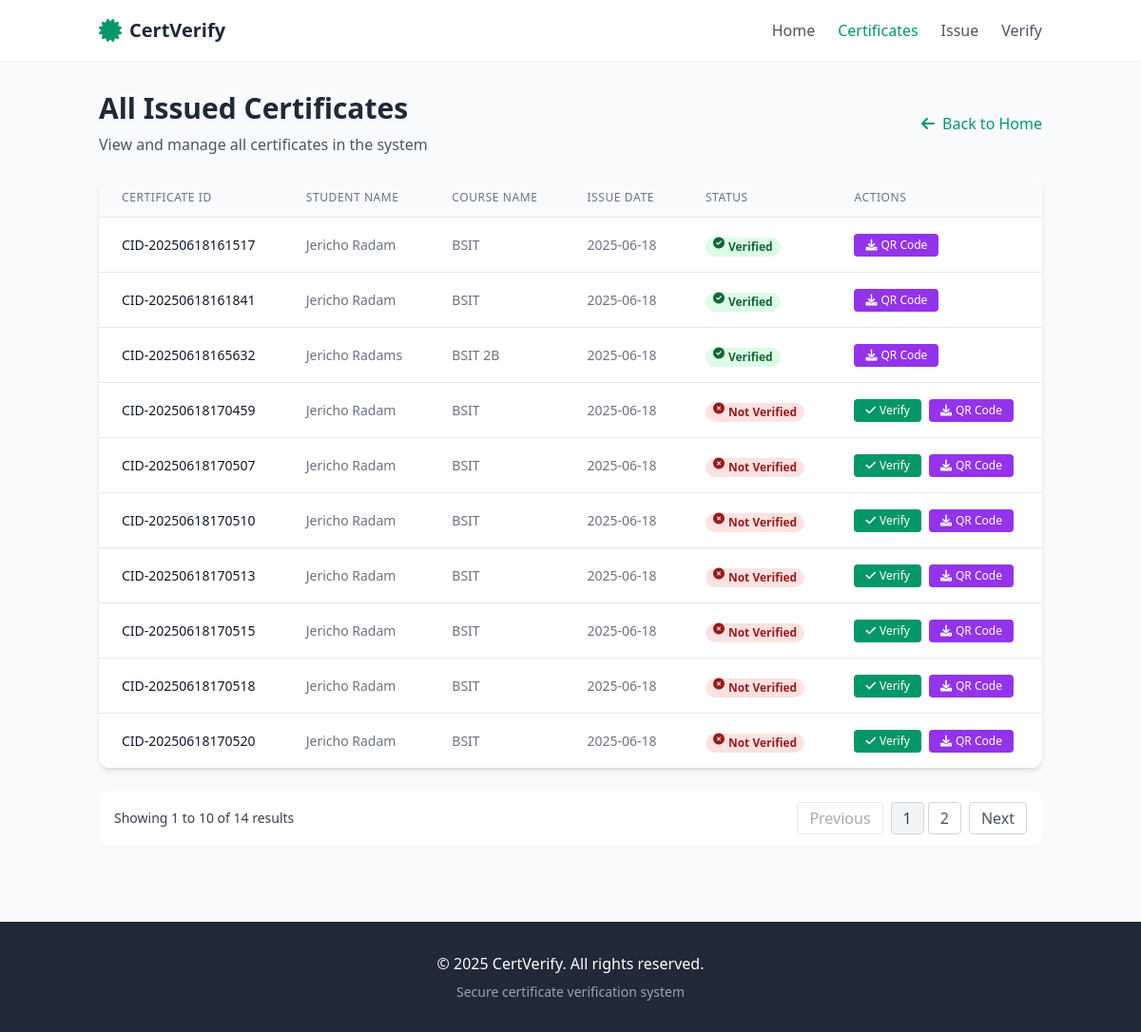
/certificates, run on the app's committed database.
### main.py (models this page shows, shortened)
class Certificate(db.Model):
    id = db.Column(db.Integer, primary_key=True)
    student_name = db.Column(db.String(100), nullable=False)
    course_name = db.Column(db.String(100), nullable=False)
    issue_date = db.Column(db.String(20), nullable=False)
    certificate_id = db.Column(db.String(50), unique=True, nullable=False)
    qr_code = db.Column(db.String(500), nullable=False)
    qr_filename = db.Column(db.String(100))
    is_verified = db.Column(db.Boolean, default=False)

### main.py (the view)
@app.route('/certificates')
def list_certificates():
    certificates = Certificate.query.order_by(Certificate.issue_date.desc()).all()
    return render_template('certificates_list.html', certificates=certificates)

### templates/certificates_list.html (shortened to what this page needs)
<!DOCTYPE html>
<html lang="en">
<head>
    <script src="https://cdn.tailwindcss.com"></script>
    <link href="https://cdnjs.cloudflare.com/ajax/libs/font-awesome/6.0.0-beta3/css/all.min.css" rel="stylesheet">
</head>
<body class="bg-gray-50 min-h-screen flex flex-col">
    <header class="bg-white shadow-sm sticky top-0 z-50">
        <div class="container mx-auto px-4 py-4">
            <div class="flex justify-between items-center">
                <div class="flex items-center space-x-2">
                    <i class="fas fa-certificate text-2xl text-emerald-600"></i>
                    <h1 class="text-xl font-bold text-gray-800">CertVerify</h1>
                </div>
                <nav class="hidden md:flex space-x-6">
                    <a href="{{ url_for('home') }}" class="text-gray-600 hover:text-emerald-600 transition">Home</a>
                    <a href="{{ url_for('list_certificates') }}" class="text-emerald-600 font-medium">Certificates</a>
                    <a href="{{ url_for('issue_certificate') }}" class="text-gray-600 hover:text-emerald-600 transition">Issue</a>
                    <a href="{{ url_for('check_certificate') }}" class="text-gray-600 hover:text-emerald-600 transition">Verify</a>
                </nav>
            </div>
        </div>
    </header>
  <main class="container mx-auto px-4 py-8 flex-grow">
        <div class="flex justify-between items-center mb-6">
            <div>
                <h1 class="text-3xl font-bold text-gray-800">All Issued Certificates</h1>
                <p class="text-gray-600 mt-2">View and manage all certificates in the system</p>
            </div>
            <a href="{{ url_for('home') }}" class="flex items-center text-emerald-600 hover:text-emerald-700 transition">
                <i class="fas fa-arrow-left mr-2"></i>
                Back to Home
            </a>
        </div>
        <div class="bg-white rounded-xl shadow-md overflow-hidden">
            <div class="overflow-x-auto">
                <table class="min-w-full divide-y divide-gray-200">
                    <thead class="bg-gray-50">
                        <tr>
                            <th scope="col" class="px-6 py-3 text-left text-xs font-medium text-gray-500 uppercase tracking-wider">Certificate ID</th>
                            <th scope="col" class="px-6 py-3 text-left text-xs font-medium text-gray-500 uppercase tracking-wider">Student Name</th>
                            <th scope="col" class="px-6 py-3 text-left text-xs font-medium text-gray-500 uppercase tracking-wider">Course Name</th>
                            <th scope="col" class="px-6 py-3 text-left text-xs font-medium text-gray-500 uppercase tracking-wider">Issue Date</th>
                            <th scope="col" class="px-6 py-3 text-left text-xs font-medium text-gray-500 uppercase tracking-wider">Status</th>
                            <th scope="col" class="px-6 py-3 text-left text-xs font-medium text-gray-500 uppercase tracking-wider">Actions</th>
                        </tr>
                    </thead>
                    <tbody id="certificatesTableBody" class="bg-white divide-y divide-gray-200">
                        {% for cert in certificates %}
                        <tr class="certificate-row hover:bg-gray-50 transition" data-id="{{ cert.certificate_id }}">
                            <td class="px-6 py-4 whitespace-nowrap text-sm font-medium text-gray-900">{{ cert.certificate_id }}</td>
                            <td class="px-6 py-4 whitespace-nowrap text-sm text-gray-500">{{ cert.student_name }}</td>
                            <td class="px-6 py-4 whitespace-nowrap text-sm text-gray-500">{{ cert.course_name }}</td>
                            <td class="px-6 py-4 whitespace-nowrap text-sm text-gray-500">{{ cert.issue_date }}</td>
                            <td class="px-6 py-4 whitespace-nowrap text-sm">
                                {% if cert.is_verified %}
                                <span class="px-2 inline-flex text-xs leading-5 font-semibold rounded-full bg-green-100 text-green-800">
                                    <i class="fas fa-check-circle mr-1"></i> Verified
                                </span>
                                {% else %}
                                <span class="px-2 inline-flex text-xs leading-5 font-semibold rounded-full bg-red-100 text-red-800">
                                    <i class="fas fa-times-circle mr-1"></i> Not Verified
                                </span>
                                {% endif %}
                            </td>
                            <td class="px-6 py-4 whitespace-nowrap text-sm text-gray-500">
                                <div class="flex space-x-2">
                                    {% if not cert.is_verified %}
                                    <a href="{{ url_for('verify_certificate', cert_id=cert.certificate_id) }}" class="px-3 py-1 bg-emerald-600 text-white text-xs rounded hover:bg-emerald-700 transition flex items-center">
                                        <i class="fas fa-check mr-1"></i> Verify
                                    </a>
                                    {% endif %}
                                    {% if cert.qr_filename %}
                                    <a href="{{ url_for('static', filename='qrcodes/' + cert.qr_filename) }}" class="px-3 py-1 bg-purple-600 text-white text-xs rounded hover:bg-purple-700 transition flex items-center" download>
                                        <i class="fas fa-download mr-1"></i> QR Code
                                    </a>
                                    {% else %}
                                    <span class="px-3 py-1 bg-gray-300 text-gray-600 text-xs rounded flex items-center cursor-not-allowed">
                                        <i class="fas fa-ban mr-1"></i> QR N/A
                                    </span>
                                    {% endif %}
                                </div>
                            </td>
                        </tr>
                        {% endfor %}
                    </tbody>
                </table>
            </div>
        </div>
        <div id="paginationControls" class="mt-6 flex justify-between items-center bg-white px-4 py-3 rounded-lg shadow-sm hidden">
            <div id="paginationInfo" class="text-sm text-gray-700">
                Showing <span id="startItem" class="font-medium">1</span> to <span id="endItem" class="font-medium">10</span> of <span id="totalItems" class="font-medium">{{ certificates|length }}</span> results
            </div>
            <div class="flex space-x-2">
                <button id="prevBtn" class="pagination-btn px-3 py-1 border border-gray-300 rounded text-gray-600 hover:bg-gray-50 transition disabled">
                    Previous
                </button>
                <div id="pageNumbers" class="flex space-x-1">
                </div>
                <button id="nextBtn" class="pagination-btn px-3 py-1 border border-gray-300 rounded text-gray-600 hover:bg-gray-50 transition">
                    Next
                </button>
            </div>
        </div>
    </main>
    <footer class="bg-gray-800 text-white py-8 mt-12">
        <div class="container mx-auto px-4">
            <div class="text-center">
              <p>&copy; <span id="currentYear"></span> CertVerify. All rights reserved.</p>
                <p class="text-gray-400 mt-2 text-sm">Secure certificate verification system</p>
            </div>
        </div>
    </footer>
</body>
</html>

### templates/certificates_list.html (style rules this page uses)
.pagination-btn.disabled { opacity: 0.5; cursor: not-allowed; }

### data on the page
Certificate: certificate_id "CID-20250618161517", student_name "Jericho Radam", course_name "BSIT", issue_date "2025-06-18", is_verified True (drawn)
Certificate: certificate_id "CID-20250618161841", student_name "Jericho Radam", course_name "BSIT", issue_date "2025-06-18", is_verified True (drawn)
Certificate: certificate_id "CID-20250618165632", student_name "Jericho Radams", course_name "BSIT 2B", issue_date "2025-06-18", is_verified True (drawn)
Certificate: certificate_id "CID-20250618170459", student_name "Jericho Radam", course_name "BSIT", issue_date "2025-06-18", is_verified False (drawn)
Certificate: certificate_id "CID-20250618170507", student_name "Jericho Radam", course_name "BSIT", issue_date "2025-06-18", is_verified False (drawn)
Certificate: certificate_id "CID-20250618170510", student_name "Jericho Radam", course_name "BSIT", issue_date "2025-06-18", is_verified False (drawn)
Certificate: certificate_id "CID-20250618170513", student_name "Jericho Radam", course_name "BSIT", issue_date "2025-06-18", is_verified False (drawn)
Certificate: certificate_id "CID-20250618170515", student_name "Jericho Radam", course_name "BSIT", issue_date "2025-06-18", is_verified False (drawn)
Certificate: certificate_id "CID-20250618170518", student_name "Jericho Radam", course_name "BSIT", issue_date "2025-06-18", is_verified False (drawn)
Certificate: certificate_id "CID-20250618170520", student_name "Jericho Radam", course_name "BSIT", issue_date "2025-06-18", is_verified False (drawn)

### other printed values
{{ certificates|length }} "14"
